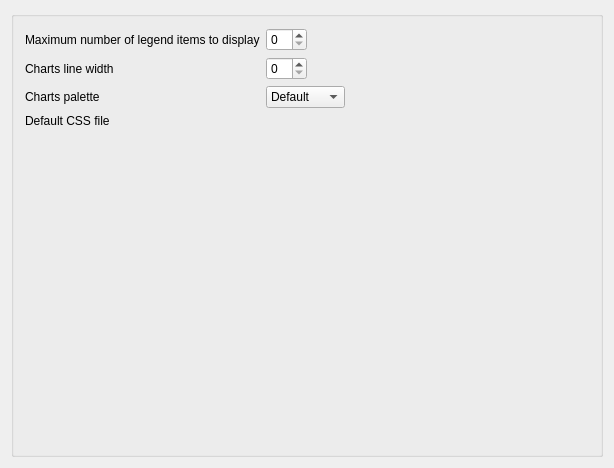
<?xml version="1.0" encoding="UTF-8"?>
<ui version="4.0">
 <class>ReportsViewSettings</class>
 <widget class="QWidget" name="ReportsViewSettings">
  <property name="geometry">
   <rect>
    <x>0</x>
    <y>0</y>
    <width>614</width>
    <height>468</height>
   </rect>
  </property>
  <property name="windowTitle">
   <string>Report Settings</string>
  </property>
  <layout class="QVBoxLayout">
   <item>
    <widget class="QGroupBox" name="groupBox6">
     <property name="title">
      <string/>
     </property>
     <layout class="QGridLayout" name="gridLayout">
      <item row="0" column="0">
       <widget class="QLabel" name="label_1">
        <property name="text">
         <string>Maximum number of legend items to display</string>
        </property>
       </widget>
      </item>
      <item row="0" column="1">
       <layout class="QHBoxLayout" name="horizontalLayout_6">
        <item>
         <widget class="QSpinBox" name="kcfg_MaximumLegendItems">
          <property name="toolTip">
           <string>maximum number of items in diagram legends</string>
          </property>
         </widget>
        </item>
        <item>
         <spacer name="horizontalSpacer">
          <property name="orientation">
           <enum>Qt::Horizontal</enum>
          </property>
          <property name="sizeHint" stdset="0">
           <size>
            <width>40</width>
            <height>20</height>
           </size>
          </property>
         </spacer>
        </item>
       </layout>
      </item>
      <item row="1" column="0">
       <widget class="QLabel" name="label_3">
        <property name="text">
         <string>Charts line width</string>
        </property>
       </widget>
      </item>
      <item row="1" column="1">
       <layout class="QHBoxLayout" name="horizontalLayout_7">
        <item>
         <widget class="QSpinBox" name="kcfg_LineWidth">
          <property name="toolTip">
           <string>Line width for diagrams, in pixels</string>
          </property>
         </widget>
        </item>
        <item>
         <spacer name="horizontalSpacer_2">
          <property name="orientation">
           <enum>Qt::Horizontal</enum>
          </property>
          <property name="sizeHint" stdset="0">
           <size>
            <width>40</width>
            <height>20</height>
           </size>
          </property>
         </spacer>
        </item>
       </layout>
      </item>
      <item row="2" column="0">
       <widget class="QLabel" name="label">
        <property name="text">
         <string>Charts palette</string>
        </property>
       </widget>
      </item>
      <item row="2" column="1">
       <layout class="QHBoxLayout" name="horizontalLayout">
        <item>
         <widget class="KComboBox" name="kcfg_ChartsPalette">
          <property name="currentIndex">
           <number>0</number>
          </property>
          <item>
           <property name="text">
            <string comment="@item KDChart color palette">Default</string>
           </property>
          </item>
          <item>
           <property name="text">
            <string comment="@item KDChart color palette">Rainbow</string>
           </property>
          </item>
          <item>
           <property name="text">
            <string comment="@item KDChart color palette">Subdued</string>
           </property>
          </item>
         </widget>
        </item>
        <item>
         <spacer name="horizontalSpacer_3">
          <property name="orientation">
           <enum>Qt::Horizontal</enum>
          </property>
          <property name="sizeHint" stdset="0">
           <size>
            <width>40</width>
            <height>20</height>
           </size>
          </property>
         </spacer>
        </item>
       </layout>
      </item>
      <item row="3" column="0">
       <widget class="QLabel" name="label_4">
        <property name="text">
         <string>Default CSS file</string>
        </property>
       </widget>
      </item>
      <item row="3" column="1">
       <widget class="KUrlRequester" name="kcfg_CssFileDefault">
        <property name="toolTip">
         <string>default style sheet</string>
        </property>
        <property name="kcfg_property" stdset="0">
         <cstring>text</cstring>
        </property>
       </widget>
      </item>
      <item row="4" column="1">
       <spacer name="verticalSpacer">
        <property name="orientation">
         <enum>Qt::Vertical</enum>
        </property>
        <property name="sizeHint" stdset="0">
         <size>
          <width>20</width>
          <height>40</height>
         </size>
        </property>
       </spacer>
      </item>
     </layout>
    </widget>
   </item>
  </layout>
 </widget>
 <layoutdefault spacing="6" margin="11"/>
 <customwidgets>
  <customwidget>
   <class>KComboBox</class>
   <extends>QComboBox</extends>
   <header>kcombobox.h</header>
  </customwidget>
  <customwidget>
   <class>KUrlRequester</class>
   <extends>QWidget</extends>
   <header>kurlrequester.h</header>
  </customwidget>
 </customwidgets>
 <tabstops>
  <tabstop>kcfg_MaximumLegendItems</tabstop>
  <tabstop>kcfg_LineWidth</tabstop>
 </tabstops>
 <resources/>
 <connections/>
</ui>
